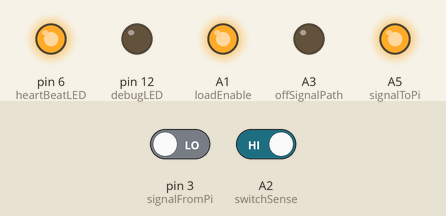
The sketch below on a simulated Arduino Uno, built with avr-gcc and run on an emulated ATmega328P. Parts: output pins drawn as LEDs (lit = HIGH). Dashed ring = blinking. The inputs (shaded band) are chosen by the test bench; at power-on: A2 (switchSense) HIGH, pin 3 (signalFromPi) LOW.

Above: at 1.2 s.
1.3 s: A2 (switchSense) driven LOW
At 1.46 s:
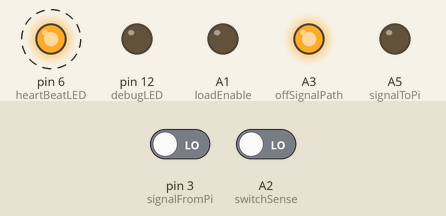
At 2.46 s:
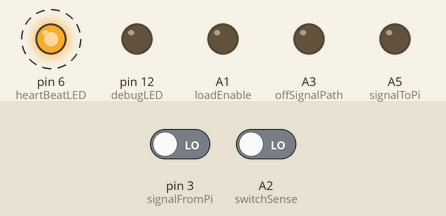
4.3 s: A2 (switchSense) driven HIGH
At 4.46 s:
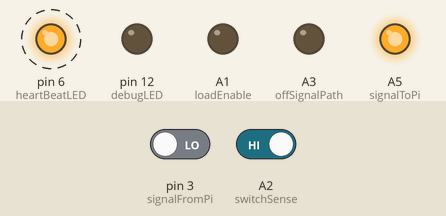
Timing chart, 0 to 13.3 s (numbered marks = the images above; inputs shaded):
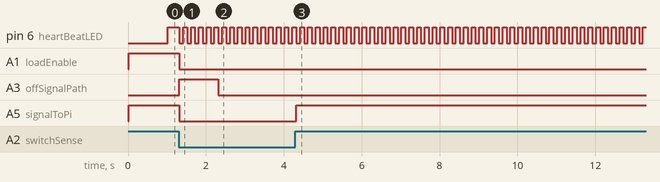

Measured:
- after the input at 1.3 s, A1 (loadEnable), A5 (signalToPi): HIGH → LOW at once; A3 (offSignalPath): LOW → HIGH at once, → LOW 1.0 s later
- after the input at 4.3 s, A5 (signalToPi): LOW → HIGH at once
- by itself, pin 6 (heartBeatLED): alternates HIGH for 0.10 s and LOW for 0.10 s

The sketch:

rasp-pi-pwr-cntrl.ino
```cpp
//retropie-pwr-cntrl-v4.ino
// This code expects a SPST slide switch
// For more information, visit baldengineer.com and search "SNES"
// Code is still a work in progress

const byte signalFromPi = 3;  //PD0 is SCL
//const byte switchSense = 7;
const byte switchSense = A2;    //PF5
const byte offSignalPath = A3; //PF4 Verify: no additional Z, adc 4 on 32u4
const byte heartBeatLED = 6;
const byte debugLED = 12;
const byte frontLED = A4;       // PF1
const byte signalToPi = A5;// PF0 (is HeartBeat on Pi)
const byte extraA1 = A1;  // PF6, Mine: A4 - Actually A1
//const byte extraA0 = A0;  // PF7, Mine: A5 - Actually A0
const byte loadEnable = A1; // The Pi!
const byte switchLED = A0; // PD6

#define enableON HIGH
#define enableOFF LOW

unsigned long previousOFFSignalCount = millis();
unsigned long previousOFFSignalInterval = 1000;

unsigned long heartBeatPreviousMillis = millis();
unsigned long heartBeatInterval = 500;
bool heartBeatState = true;

unsigned long timerOffPreviousMillis = millis();
unsigned long timerOffInterval = 15000;

unsigned long capDrainPreviousMillis = millis();
unsigned long capDrainInterval = 1000;

unsigned long forcePowerOff = millis();
unsigned long forcePowerOffInterval = 45000UL;
bool forcePowerOffState = false;

bool currentButtonState;
bool previousButtonState;

bool currentPiSignalState;
bool previousPiSignalState;

enum controllerStates {
	POWER_UP,
	BOOTING_PI,
	BOOTED,
	SHUT_DOWN_PI,
	POWER_DOWN
};
enum controllerStates controllerState = POWER_UP;
enum controllerStates previousControllerState = controllerState;

/*enum piPowerStates {
	OFF,
	BOOTING,
	BOOTED,
	SHUTTING_DOWN,
	KILLED
};
enum piPowerStates piPowerState = OFF;
enum piPowerStates previousPiPowerState = OFF; */

/*enum pwrButtonStates {
	UNKNOWN,
	SW_OFF,
	SW_ON,
	CHANGED
};
enum pwrButtonStates pwrButtonState = UNKNOWN;
enum pwrButtonStates previousPwrButtonState = UNKNOWN;*/


void setup() {
	Serial.begin(9600);	// debugging
	pinMode(debugLED, OUTPUT);

	pinMode(offSignalPath, INPUT);

	pinMode(heartBeatLED, OUTPUT);
	pinMode(switchSense, INPUT);
	pinMode(signalFromPi, INPUT);

	pinMode(signalToPi, OUTPUT);
	digitalWrite(signalToPi, LOW);

	pinMode(loadEnable, OUTPUT);
	digitalWrite(loadEnable, enableOFF);
}

void heartBeat(unsigned long millisTime) {
	if (millisTime - heartBeatPreviousMillis >= heartBeatInterval) {
		heartBeatPreviousMillis = millisTime;
		heartBeatState = !heartBeatState;
		digitalWrite(heartBeatLED, heartBeatState);
	}
}


void stateDebug() {
	if (previousControllerState != controllerState) {
		Serial.println(controllerState);
		previousControllerState = controllerState;
	}
}

/*int processPiSignalChange(bool piState) {
	// save it, for some reason
	previousPiPowerState = piPowerState;
	if (piState)
		return BOOTED;
	else
		return SHUTTING_DOWN;
}

int processPwrButtonChange(bool buttonState) {
	pwrButtonState = previousPwrButtonState;
	if (buttonState)
		return CHANGED_TO_ON;
	else
		return CHANGED_TO_OFF;
}*/

void loop() {
	// blink the LED
	heartBeat(millis());

	// check where the Pi is at
	currentPiSignalState = digitalRead(signalFromPi);
	if (previousPiSignalState != currentPiSignalState) {
		// in case has some noise wait and re-sample
		delay(10);
		currentPiSignalState = digitalRead(signalFromPi);
		previousPiSignalState = currentPiSignalState;

		//piPowerState = processPiSignalChange(currentPiSignalState);
	}

	// how is the button doing?
	currentButtonState = digitalRead(switchSense);
	if (previousButtonState != currentButtonState) {
		// in case of bounce, wait and re-sample
		delay(20);
		currentButtonState = digitalRead(switchSense);
		previousButtonState = currentButtonState;

		// let the Pi know if it should be on or off
		digitalWrite(signalToPi, currentButtonState);

		if (currentButtonState == LOW) {
			// user is forcing shutdown, so start emergency timer
			//timerOffPreviousMillis = millis();
			pinMode(offSignalPath, OUTPUT);
			digitalWrite(offSignalPath, HIGH);
			forcePowerOff = millis();
		}

		//pwrButtonState = processPwrButtonChange(currentButtonState);
		//pwrButtonState = CHANGED;
	}

	switch (controllerState) {
		case POWER_UP:
			stateDebug();
			// disable heart beat
			heartBeatPreviousMillis = millis();
			heartBeatState = false;

			// should be a no brainer.
			if (currentButtonState) {
				//pwrButtonState = SW_ON;
				controllerState = BOOTING_PI;
			}
		break;

		case BOOTING_PI:
			//stateDebug();
			heartBeatInterval = 1000;

			// Turn on the Pi
			digitalWrite(loadEnable, enableON);

			// wait for Pi to boot
			if (currentPiSignalState) {
				controllerState = BOOTED;
			}

			// kill the power if the Pi never boot (or we never)
			// get our PiAlive signal.
			if (currentButtonState == LOW) {
				capDrainPreviousMillis = millis();
				digitalWrite(signalToPi, LOW);
				controllerState = POWER_DOWN;
			}
		break;

		case BOOTED:
			//stateDebug();
			heartBeatInterval = 500;

			// wait for Pi signal that it is shutting down
			if (currentPiSignalState == LOW) {
				// Pi Initiated Shutdown
				timerOffPreviousMillis = millis();
				controllerState = SHUT_DOWN_PI;
			}

			if (currentButtonState == LOW) {
				// User is telling Pi to shut down.
				timerOffPreviousMillis = millis(); // moved to switch change
				//forcePowerOff = millis();
				controllerState = SHUT_DOWN_PI;
			} else {
				// let the swtich keep the cap up.
				pinMode(offSignalPath, INPUT);
			}


		break;

		case SHUT_DOWN_PI:
			//stateDebug();
			heartBeatInterval = 250;
			// give the Pi some time to finish up its power-down
			if (currentPiSignalState == LOW) {
				if (millis() - timerOffPreviousMillis >= timerOffInterval) {
					controllerState = POWER_DOWN;
					capDrainPreviousMillis = millis();
				}
			}

			// or a reboot is occured
			if (currentPiSignalState) {
				controllerState = BOOTED;
			}

			// Shutdown took way too long
			if (millis() - forcePowerOff >= forcePowerOffInterval) {
				controllerState = POWER_DOWN;
				capDrainPreviousMillis = millis();
			}
		break;

		case POWER_DOWN:
			//stateDebug();
			heartBeatInterval = 100;

			// let the cap drain once the switch goes off.
			if (currentButtonState == LOW) {
				// turn off the Pi
				digitalWrite(loadEnable, enableOFF);
				if (millis() - capDrainPreviousMillis >= capDrainInterval) {
					// drain the cap
					pinMode(offSignalPath, OUTPUT);
					digitalWrite(offSignalPath, LOW);
				}
			}
		break;
	}
}
```
